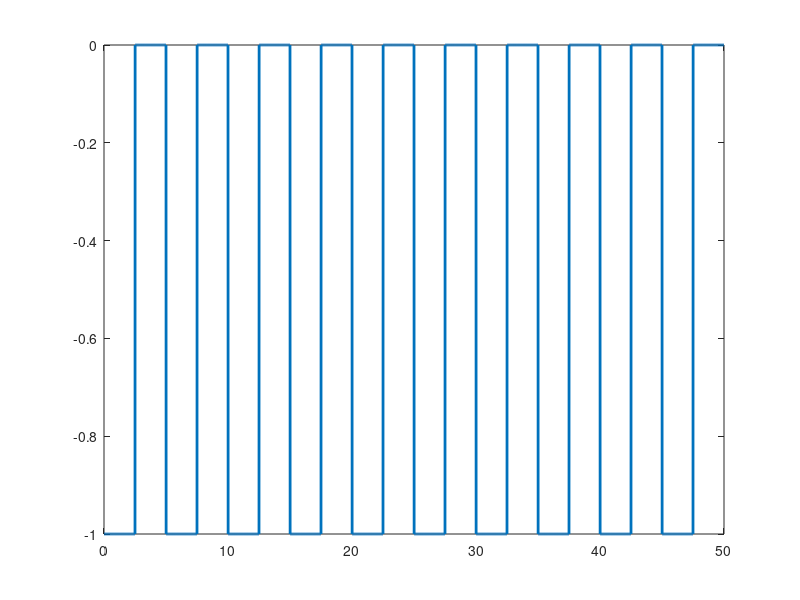

MATLAB code to generate this figure:
T = 5; % Kho?ng th?i gian
t = 0:0.01:10*T; % D?i th?i gian

rect = zeros(size(t)); % 
check = 0;
test=0;
for i = 1:length(t)
    if t(i) <= test+2.5
        rect(i)= -1; 
    end
    if t(i) == test+T
        check = check+1;
        test = T*check;
        continue;
    end
    if t(i) > test+2.5
        rect(i) = 0;
    end
end

plot(t, rect, 'LineWidth', 2);
